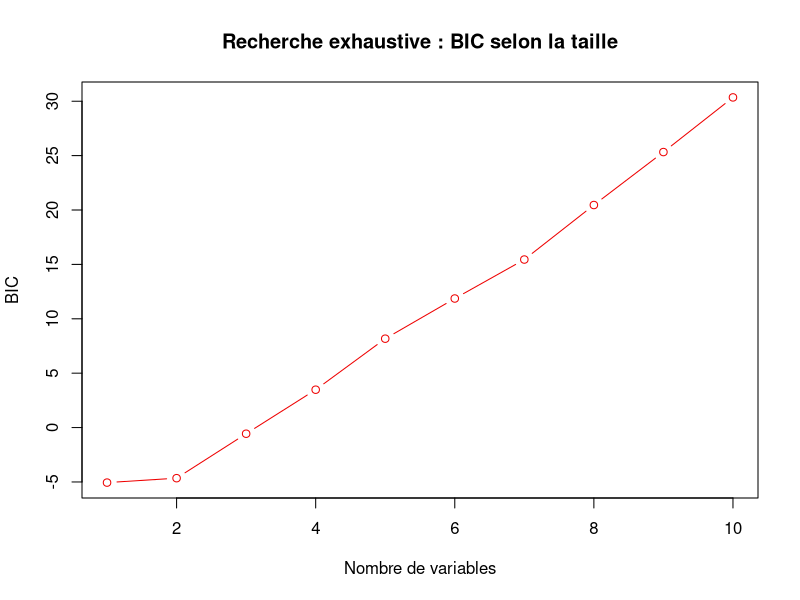
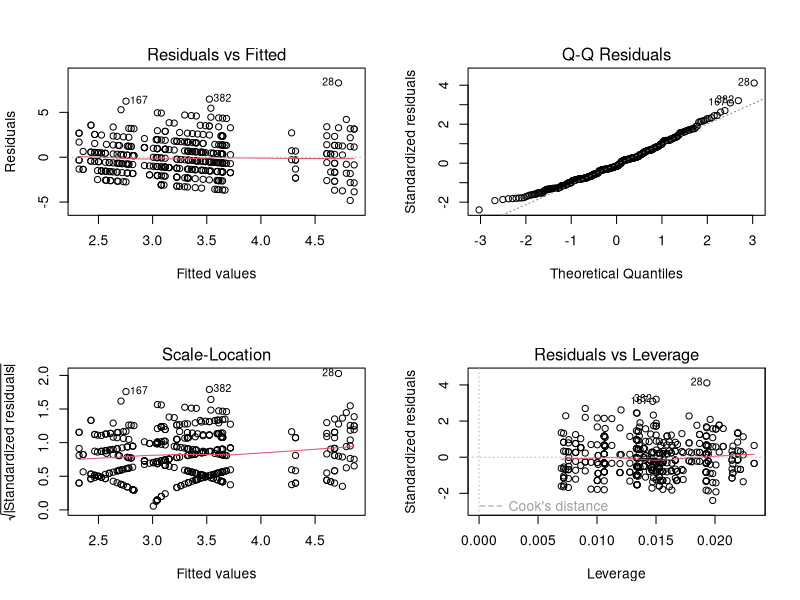
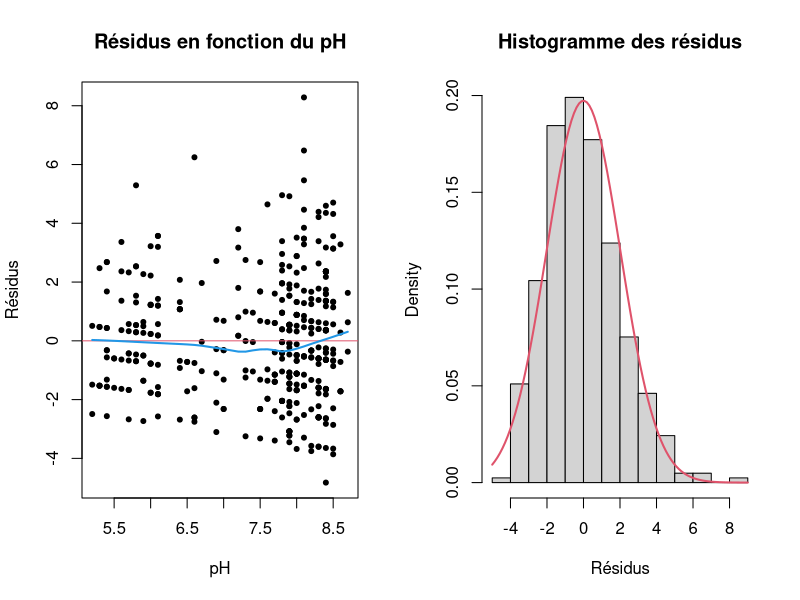

Write the R code that produced these figures, in order.
# Dans RStudio : Session > Set Working Directory > To Source File Location
# Objectif : partir du modèle S ~ pH et chercher à l'améliorer

## =============================================================
## 1. Données
## =============================================================
data <- read.csv2("data_finale2.csv", header = TRUE)

variables_sol <- c("Argile", "Limon", "Conduct", "pH.eau", "Carbonates", "Azote", "C.N",
                   "P2O5", "K2O", "MgO", "CaO", "Na2O", "Al", "Cd", "Cu", "Fe", "Mn",
                   "Ni", "Pb", "Zn")
facteurs <- c("land_use", "city")

garde <- complete.cases(data[, c(variables_sol, facteurs)])
d     <- data[garde, c("S", variables_sol, facteurs)]
ids   <- data$Echantillon[garde]
n     <- nrow(d)


## =============================================================
## 2. Piste 1 : la sélection de variables
## =============================================================
null  <- lm(S ~ 1, data = d)
scope <- list(lower = ~1,
              upper = as.formula(paste("S ~", paste(c(variables_sol, facteurs), collapse = " + "))))

# BIC (pénalité forte) contre AIC (pénalité plus faible)
step_BIC <- step(null, scope, k = log(n), trace = FALSE)
step_AIC <- step(null, scope, k = 2,      trace = FALSE)
formula(step_BIC)
formula(step_AIC)

# Recherche exhaustive sur les variables du sol : meilleur modèle pour chaque taille
library(leaps)
out <- regsubsets(as.formula(paste("S ~", paste(variables_sol, collapse = " + "))),
                  data = d, nvmax = 10)
bss <- summary(out)
plot(1:10, bss$bic, type = "b", col = "red2", xlab = "Nombre de variables", ylab = "BIC",
     main = "Recherche exhaustive : BIC selon la taille")
which(bss$which[which.min(bss$bic), ])   # variables du meilleur modèle selon le BIC


## =============================================================
## 3. Pistes 2 à 4 : usage du sol, courbure, interaction
## =============================================================
m_pH        <- lm(S ~ pH.eau, data = d)                              # modèle de départ
m_pH_usage  <- lm(S ~ pH.eau + land_use, data = d)                   # + usage du sol
m_pH2_usage <- lm(S ~ pH.eau + I(pH.eau^2) + land_use, data = d)     # + courbure du pH
m_inter     <- lm(S ~ pH.eau * land_use, data = d)                   # effet du pH différent selon l'usage

# Tests de Fisher entre modèles emboîtés
anova(m_pH, m_pH_usage)          # l'usage du sol apporte-t-il quelque chose ?
anova(m_pH_usage, m_pH2_usage)   # la courbure du pH apporte-t-elle quelque chose ?
anova(m_pH_usage, m_inter)       # l'interaction apporte-t-elle quelque chose ?


## =============================================================
## 4. Piste 5 : transformer S pour corriger l'asymétrie des résidus
## =============================================================
m_log <- lm(log(S + 1) ~ pH.eau + land_use, data = d)   # +1 car S peut valoir 0


## =============================================================
## 5. Comparaison de tous les candidats
## =============================================================
# Erreur de test (leave-one-out) = résidu / (1 - levier), ramenée sur l'échelle de S
rmse_loo_S <- function(fit, log_S = FALSE) {
  e <- residuals(fit) / (1 - hatvalues(fit))
  if (!log_S) return(sqrt(mean(e^2)))
  prediction_loo <- exp(log(d$S + 1) - e) - 1      # prédiction sans l'individu, remise en espèces
  sqrt(mean((d$S - prediction_loo)^2))
}

candidats <- list("S ~ pH" = m_pH, "step BIC" = step_BIC, "step AIC" = step_AIC,
                  "S ~ pH + usage" = m_pH_usage, "S ~ pH + pH² + usage" = m_pH2_usage,
                  "S ~ pH x usage" = m_inter, "log(S+1) ~ pH + usage" = m_log)

comparaison <- do.call(rbind, lapply(names(candidats), function(nom) {
  fit   <- candidats[[nom]]
  log_S <- nom == "log(S+1) ~ pH + usage"
  data.frame(modele = nom, p = length(coef(fit)) - 1,
             R2_ajuste = round(summary(fit)$adj.r.squared, 3),
             AIC = if (log_S) NA else round(AIC(fit), 1),   # AIC et BIC non comparables après transformation
             BIC = if (log_S) NA else round(BIC(fit), 1),
             RMSE_LOO = round(rmse_loo_S(fit, log_S), 3),
             shapiro_p = signif(shapiro.test(residuals(fit))$p.value, 2),
             cook_max = round(max(cooks.distance(fit)), 3))
}))
comparaison[order(comparaison$RMSE_LOO), ]
sd(d$S)   # erreur d'un modèle qui prédirait toujours la moyenne


## =============================================================
## 6. Modèle retenu : interprétation et diagnostic
## =============================================================
reg <- m_pH_usage                # à changer selon le tableau ci-dessus
summary(reg)
confint(reg)

par(mfrow = c(2, 2))
plot(reg)
par(mfrow = c(1, 1))

par(mfrow = c(1, 2))
plot(d$pH.eau, residuals(reg), pch = 20, xlab = "pH", ylab = "Résidus", main = "Résidus en fonction du pH")
abline(h = 0, col = 2)
lines(lowess(d$pH.eau, residuals(reg)), col = 4, lwd = 2)
hist(residuals(reg), freq = FALSE, main = "Histogramme des résidus", xlab = "Résidus")
curve(dnorm(x, 0, sd(residuals(reg))), add = TRUE, col = 2, lwd = 2)
par(mfrow = c(1, 1))

shapiro.test(residuals(reg))
max(cooks.distance(reg))
